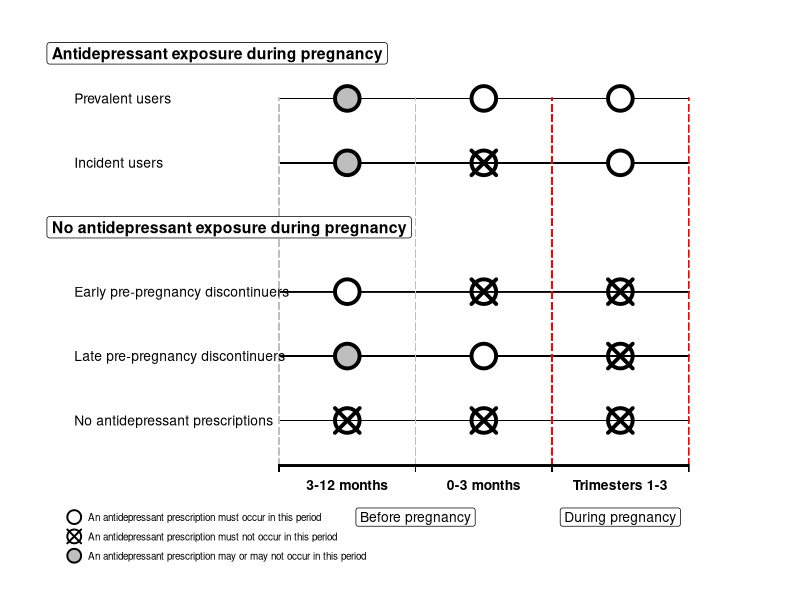
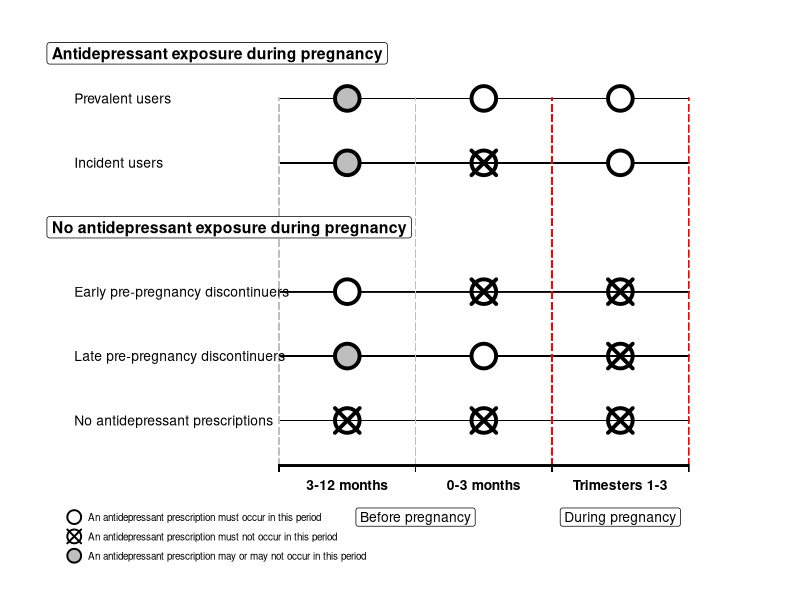

Here is the R script that generated these plots, in order:
################################################################################

# Distinguishing types of users during pregnancy and types of discontinuers prior to pregnancy

# Author: Flo Martin

# Date: 17/10/2022

################################################################################

# Figure S1 - Type of antidepressant use before and during pregnancy.

################################################################################

# Load in the package we're using & set working directory

    install.packages("ggplot2")
    install.packages("ggtext")
    
    library(ggplot2)
    library(ggtext)
    
    setwd("//ads.bris.ac.uk/filestore/HealthSci SafeHaven/CPRD Projects UOB/Projects/21_000362/Flo/6_graphfiles/1_patterns of prescribing")

# Create the dataset used by ggplot to make the figure - pattern (y) describes the exposures groups (prevalent exposed 4, incident exposed 3, indicated unexposed 2 and non-indicated unexposed 1) and timing of exposure (x) describes when the prescription may or may not occur in order to define exposure groups. y will be the same for each timing to achieve the straight, timeline effect in this particular figure

# Make the dataframe

    pattern <- c(0,0,0,1,1,1,2,2,2,4,4,4,5,5,5)   

# y axis - note 0,1,2 followed by 4,5,6 giving a bigger gap on the y axis between exposed and unexposed (for ease of reading)

    timing <- c(1,2,3,1,2,3,1,2,3,1,2,3,1,2,3)   

# x axis

    data <- data.frame(pattern,timing)

# Make the figure

    ggplot(data, aes(x=timing)) +   
  
  # gives axes on which the graph can be drawn (don't to add points yet i.e. y axis because we want to manipulate the style of points individually if we want to)
  
        geom_segment(aes(x = 0.496, y = 5, xend = 3.504, yend = 5), color="black", size=0.3) +
        geom_segment(aes(x = 0.496, y = 4, xend = 3.504, yend = 4), color="black", size=0.3) +
        geom_segment(aes(x = 0.496, y = 2, xend = 3.504, yend = 2), color="black", size=0.3) +
        geom_segment(aes(x = 0.496, y = 1, xend = 3.504, yend = 1), color="black", size=0.3) +
        geom_segment(aes(x = 0.496, y = 0, xend = 3.504, yend = 0), color="black", size=0.3) +
  
  # then we add the lines that we want joining the timepoints first because we want the points to be overlaid onto the lines as opposed to the other way round
  
        geom_point(aes(y=0), col = ifelse(1:nrow(data) == 1:3, "black", "white"),
                   shape = ifelse(1:nrow(data) == 1:3, 13, 16),
                   size = ifelse(1:nrow(data) == 1:3, 7, 0),
                   stroke = ifelse(1:nrow(data) == 1:3, 2, 0), fill="white") +
        
        geom_point(aes(y=1), col = ifelse(1:nrow(data) == 1:3, "black", "black"),
                   shape = ifelse(1:nrow(data) == 1, 21, ifelse(1:nrow(data) == 2, 21, ifelse(1:nrow(data) == 3, 13, 16))),
                   size = ifelse(1:nrow(data) == 1:3, 7, -1), 
                   stroke = ifelse(1:nrow(data) == 1:3, 2, 0), 
                   fill = ifelse(1:nrow(data) == 1, "gray", "white")) +
        
        geom_point(aes(y=2), col = ifelse(1:nrow(data) == 1:3, "black", "white"),
                   shape = ifelse(1:nrow(data) == 1, 21, ifelse(1:nrow(data) == 2, 13, ifelse(1:nrow(data) == 3, 13, 16))),
                   size = ifelse(1:nrow(data) == 1:3, 7, -1), 
                   stroke = ifelse(1:nrow(data) == 1:3, 2, 0), fill="white") +
        
        geom_point(aes(y=4), col = ifelse(1:nrow(data) == 1:3, "black", "white"),
                   shape = ifelse(1:nrow(data) == 1, 21, ifelse(1:nrow(data) == 2, 13, ifelse(1:nrow(data) == 3, 21, 16))),
                   size = ifelse(1:nrow(data) == 1:3, 7, -1),
                   stroke = ifelse(1:nrow(data) == 1:3, 2, 0), 
                   fill = ifelse(1:nrow(data) == 1, "gray", "white")) +
        
        geom_point(aes(y=5), col = ifelse(1:nrow(data) == 1:3, "black", "white"),
                   shape = ifelse(1:nrow(data) == 1, 21, ifelse(1:nrow(data) == 2, 21, ifelse(1:nrow(data) == 3, 21, 16))),
                   size = ifelse(1:nrow(data) == 1:3, 7, -1), 
                   stroke = ifelse(1:nrow(data) == 1:3, 2, 0), 
                   fill = ifelse(1:nrow(data) == 1, "gray", "white")) +
  
  # then we add the points where y=n add points, using ifelse to control whether we show the plotted point or not i.e. for initiators (y=5), the dataframe has a value for every value of x but we only want to plot the point for x=3, so in geom_point we can say if the 3rd row in the dataframe (because 1:3 in the dataframe represents all values of y) plot a circle with a black outline if not plot a point we can't see
  
        geom_segment(aes(x = 0.5, y =-0.7, xend = 0.5, yend = 5.01), color="grey", linetype="longdash", size=0.3) +
        geom_segment(aes(x = 1.5, y =-0.7, xend = 1.5, yend = 5.01), color="grey", linetype="longdash", size=0.3) +
        geom_segment(aes(x = 2.5, y =-0.7, xend = 2.5, yend = 5.01), color="red", linetype="longdash", size=0.3) +
        geom_segment(aes(x = 3.5, y =-0.7, xend = 3.5, yend = 5.01), color="red", linetype="longdash", size=0.3) +
  
  # here add the segmented grey and red lines denoting timeframes tracked up from the x axis
  
        theme(panel.grid.major = element_blank(), panel.grid.minor = element_blank(),panel.background = element_blank(), axis.line = element_line(colour = "white"), axis.text.x = element_blank(), axis.text.y = element_blank(), axis.ticks = element_blank(), axis.title = element_blank()) +
  
  # remove all themes, axes and numbers originally plotted by ggplot
  
      geom_segment(aes(x = 0.5, y = -0.7, xend = 3.5, yend = -0.7), color="black") +
  
  # create a fake x axis having got rid of the original one provided by ggplot
  
      geom_segment(aes(x = 0.5, y = -0.8, xend = 0.5, yend = -0.681), color="black", size=0.3) +
      geom_segment(aes(x = 1.5, y = -0.8, xend = 1.5, yend = -0.681), color="black", size=0.3) +
      geom_segment(aes(x = 2.5, y = -0.8, xend = 2.5, yend = -0.681), color="black", size=0.3) +
      geom_segment(aes(x = 3.5, y = -0.8, xend = 3.5, yend = -0.681), color="black", size=0.3) +
  
  # add tick lines to the fake x axis you've just made
  
      annotate(geom= "text", x = -1, y = 0, label = "No antidepressant prescriptions", size=3.5,hjust="left") +
      annotate(geom= "text", x = -1, y = 1, label = "Late pre-pregnancy discontinuers", size=3.5,hjust="left") +
      annotate(geom= "text", x = -1, y = 2, label = "Early pre-pregnancy discontinuers", size=3.5,hjust="left") +
      annotate(geom= "text", x = -1, y = 4, label = "Incident users", size=3.5,hjust="left") +
      annotate(geom= "text", x = -1, y = 5, label = "Prevalent users", size=3.5,hjust="left") +
  
  # add in text showing what each of the timelines you've created (mirroring y axis labels)
  
      annotate(geom= "text", x = 1, y = -1, label = "3-12 months", size=3.5, fontface="bold", hjust="center") +
      annotate(geom= "text", x = 2, y = -1, label = "0-3 months", size=3.5, fontface="bold", hjust="center") +
      annotate(geom= "text", x = 3, y = -1, label = "Trimesters 1-3", size=3.5, fontface="bold", hjust="center") +
      
  # describe sections along the fake x axis segmented by the grey and red dashed lines
  
      annotate(geom ="label", x = -1.2, y = 5.7,label = "Antidepressant exposure during pregnancy",colour = "black", size=4, fontface="bold", hjust="left") +
      annotate(geom ="label", x = -1.2, y = 3,label = "No antidepressant exposure during pregnancy",colour = "black", size=4, fontface="bold", hjust="left") +
  
  # provide section headers for each group of timelines
  
      annotate(geom= "label", x = 1.5, y = -1.5, label = "Before pregnancy", size=3.5, hjust="center") +
      annotate(geom= "label", x = 3, y = -1.5, label = "During pregnancy", size=3.5, hjust="center") +
  
  # provide section headers for each group of time periods
  
      annotate(geom= "text", x = -0.9, y = -1.5, label = "An antidepressant prescription must occur in this period", size=2.5,hjust="left") +
      annotate(geom= "text", x = -0.9, y = -1.8, label = "An antidepressant prescription must not occur in this period", size=2.5,hjust="left") +
      annotate(geom= "text", x = -0.9, y = -2.1, label = "An antidepressant prescription may or may not occur in this period", size=2.5,hjust="left") +
      
      annotate("pointrange", x = -1, y = -1.5, ymin = -1.8, ymax = -1.8, colour = "black", size = 1, shape = 21) +
      annotate("pointrange", x = -1, y = -1.8, ymin = -1.8, ymax = -1.8, colour = "black", size = 1, shape = 13) +
      annotate("pointrange", x = -1, y = -2.1, ymin = -1.8, ymax = -1.8, colour = "black", size = 1, shape = 21, fill="gray") +
  
  # make a fake key using pointrange in annotate to give us the shape (giving it no range so it doesn't have the CI tails) and text in annotate to write what the shape means
  
      ylim(-2.2,6) + 
      xlim(-1.2,4) 
  
    # set the size of the output to adequately compress the graph into the right shape
    
    # done! 
    # if text appears to be overlapping with the figure elements in preview mode (right) try making the console smaller (dragging the separating line to the left) before changing text positioning within the figure
  
    ggsave("figure_1.pdf", plot=last_plot(), dpi=300)
    
    # save A5 landscape with current dimensions & positions
